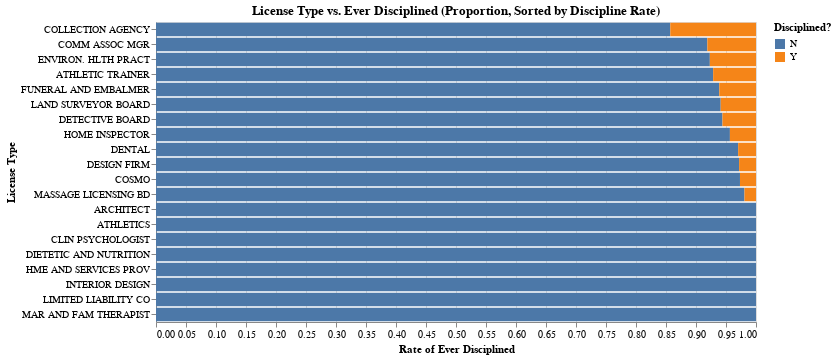

Source (notebook cell):
### Code cell
chart2 = alt.Chart(disc).mark_bar().encode(
    y = alt.Y("License Type:N", sort = sort_order, title = "License Type"),
    x = alt.X("Disc_Rate:Q", title = "Rate of Ever Disciplined"),  
    color = alt.Color("Ever Disciplined:N", title = "Disciplined?"),
    tooltip = ["License Type", "Ever Disciplined", "Count",
             alt.Tooltip("Disc_Rate:Q")]
).properties(
    width=600,
    height=300,
    title="License Type vs. Ever Disciplined (Proportion, Sorted by Discipline Rate)"
)

chart2

### Figure 1 — Vega-Lite specification as saved in the notebook (floating-point values rounded to 4 significant figures)
{"config": {"view": {"continuousWidth": 300, "continuousHeight": 300}}, "data": {"name": "data-93ccc4c24ac4a2c8756ee0f5f54a0b43"}, "mark": {"type": "bar"}, "encoding": {"color": {"field": "Ever Disciplined", "title": "Disciplined?", "type": "nominal"}, "tooltip": [{"field": "License Type", "type": "nominal"}, {"field": "Ever Disciplined", "type": "nominal"}, {"field": "Count", "type": "quantitative"}, {"field": "Disc_Rate", "type": "quantitative"}], "x": {"field": "Disc_Rate", "title": "Rate of Ever Disciplined", "type": "quantitative"}, "y": {"field": "License Type", "sort": ["COLLECTION AGENCY", "COMM ASSOC MGR", "ENVIRON. HLTH PRACT", "ATHLETIC TRAINER", "FUNERAL AND EMBALMER", "LAND SURVEYOR BOARD", "DETECTIVE BOARD", "HOME INSPECTOR", "DENTAL", "DESIGN FIRM", "COSMO", "MASSAGE LICENSING BD"], "title": "License Type", "type": "nominal"}}, "height": 300, "title": "License Type vs. Ever Disciplined (Proportion, Sorted by Discipline Rate)", "width": 600, "$schema": "https://vega.github.io/schema/vega-lite/v5.20.1.json", "datasets": {"data-93ccc4c24ac4a2c8756ee0f5f54a0b43": [{"License Type": "ARCHITECT", "Ever Disciplined": "N", "Count": 20, "Disc_Rate": 1.0}, {"License Type": "ATHLETIC TRAINER", "Ever Disciplined": "N", "Count": 13, "Disc_Rate": 0.9286}, {"License Type": "ATHLETIC TRAINER", "Ever Disciplined": "Y", "Count": 1, "Disc_Rate": 0.07143}, {"License Type": "ATHLETICS", "Ever Disciplined": "N", "Count": 15, "Disc_Rate": 1.0}, {"License Type": "CLIN PSYCHOLOGIST", "Ever Disciplined": "N", "Count": 24, "Disc_Rate": 1.0}, {"License Type": "COLLECTION AGENCY", "Ever Disciplined": "N", "Count": 18, "Disc_Rate": 0.8571}, {"License Type": "COLLECTION AGENCY", "Ever Disciplined": "Y", "Count": 3, "Disc_Rate": 0.1429}, {"License Type": "COMM ASSOC MGR", "Ever Disciplined": "N", "Count": 34, "Disc_Rate": 0.9189}, {"License Type": "COMM ASSOC MGR", "Ever Disciplined": "Y", "Count": 3, "Disc_Rate": 0.08108}, {"License Type": "COSMO", "Ever Disciplined": "N", "Count": 3680, "Disc_Rate": 0.9733}, {"License Type": "COSMO", "Ever Disciplined": "Y", "Count": 101, "Disc_Rate": 0.02671}, {"License Type": "DENTAL", "Ever Disciplined": "N", "Count": 717, "Disc_Rate": 0.9702}, {"License Type": "DENTAL", "Ever Disciplined": "Y", "Count": 22, "Disc_Rate": 0.02977}, {"License Type": "DESIGN FIRM", "Ever Disciplined": "N", "Count": 69, "Disc_Rate": 0.9718}, {"License Type": "DESIGN FIRM", "Ever Disciplined": "Y", "Count": 2, "Disc_Rate": 0.02817}, {"License Type": "DETECTIVE BOARD", "Ever Disciplined": "N", "Count": 4595, "Disc_Rate": 0.9441}, {"License Type": "DETECTIVE BOARD", "Ever Disciplined": "Y", "Count": 272, "Disc_Rate": 0.05589}, {"License Type": "DIETETIC AND NUTRITION", "Ever Disciplined": "N", "Count": 73, "Disc_Rate": 1.0}, {"License Type": "ENVIRON. HLTH PRACT", "Ever Disciplined": "N", "Count": 12, "Disc_Rate": 0.9231}, {"License Type": "ENVIRON. HLTH PRACT", "Ever Disciplined": "Y", "Count": 1, "Disc_Rate": 0.07692}, {"License Type": "FUNERAL AND EMBALMER", "Ever Disciplined": "N", "Count": 92, "Disc_Rate": 0.9388}, {"License Type": "FUNERAL AND EMBALMER", "Ever Disciplined": "Y", "Count": 6, "Disc_Rate": 0.06122}, {"License Type": "HME AND SERVICES PROV", "Ever Disciplined": "N", "Count": 16, "Disc_Rate": 1.0}, {"License Type": "HOME INSPECTOR", "Ever Disciplined": "N", "Count": 44, "Disc_Rate": 0.9565}, {"License Type": "HOME INSPECTOR", "Ever Disciplined": "Y", "Count": 2, "Disc_Rate": 0.04348}, {"License Type": "INTERIOR DESIGN", "Ever Disciplined": "N", "Count": 22, "Disc_Rate": 1.0}, {"License Type": "LAND SURVEYOR BOARD", "Ever Disciplined": "N", "Count": 16, "Disc_Rate": 0.9412}, {"License Type": "LAND SURVEYOR BOARD", "Ever Disciplined": "Y", "Count": 1, "Disc_Rate": 0.05882}, {"License Type": "LIMITED LIABILITY CO", "Ever Disciplined": "N", "Count": 21, "Disc_Rate": 1.0}, {"License Type": "MAR AND FAM THERAPIST", "Ever Disciplined": "N", "Count": 14, "Disc_Rate": 1.0}, {"License Type": "MASSAGE LICENSING BD", "Ever Disciplined": "N", "Count": 51, "Disc_Rate": 0.9808}, {"License Type": "MASSAGE LICENSING BD", "Ever Disciplined": "Y", "Count": 1, "Disc_Rate": 0.01923}]}}
